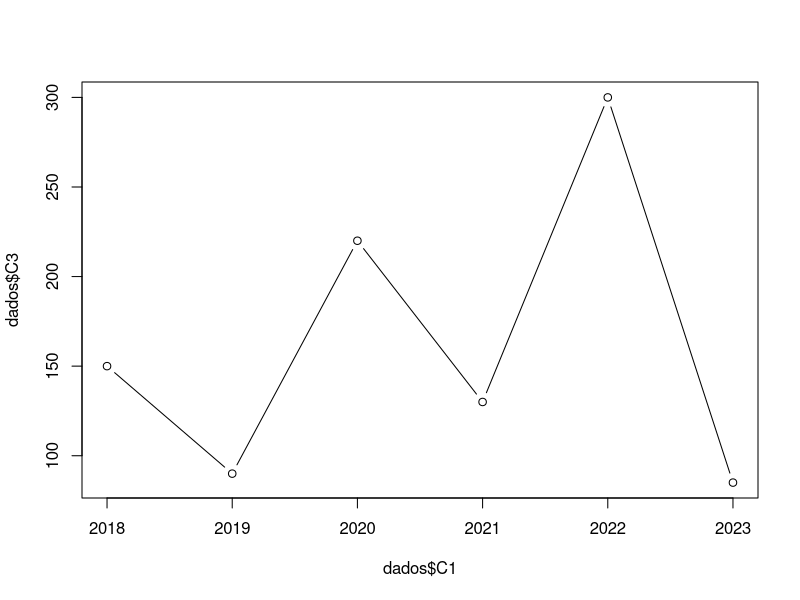

Generate this figure with R:
library(readxl)
dados = read_xlsx("tab.xlsx")
summary(dados)
plot(dados$C1,  dados$C3, ty='b')

dad= read.csv2('tab.csv')

